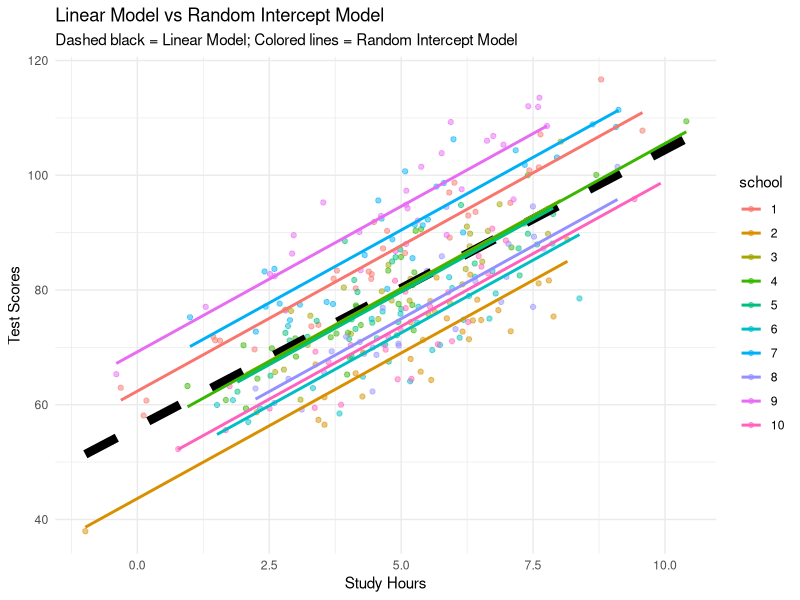

This figure's R source:
library(lme4)
library(afex)
library(tidyverse)
library(ggplot2)

# so far we've been silently assuming that all observations were independent
# but this is not true in many cases: in the data from the experiment, the participant
# answered a couple of times - it can't really be said that the observation of the answer
# is independent. The participant could have responded to the stimulus basing on their prior answer.
# score on a student's test can be a function of how much they studied, 
# but also the teacher could have affected their performance.
# One answer to this problem is averaging: you average each student's scores and so you have one 
# observation per student. But in this sense you are losing some resolution of the data.
# The best solution for that is using RANDOM EFFECTS.
# (now we need to distinguish between fixed effects - the ones that we
# are interested in investigating, e.g. response times, and random effects -
# ones that can potentially affect the model but are not part of our design)

set.seed(42)
n_schools <- 10
students_per_school <- 30
school_ids <- factor(rep(1:n_schools, each = students_per_school))

# Random intercepts for schools
school_effects <- rnorm(n_schools, mean = 0, sd = 10)
intercepts <- school_effects[as.numeric(school_ids)]

# Predictor: study hours
study_hours <- rnorm(n_schools * students_per_school, mean = 5, sd = 2)

# Outcome: test scores
test_scores <- 50 + 5 * study_hours + intercepts + rnorm(n_schools * students_per_school, sd = 5)

# Create data frame
data <- data.frame(school = school_ids, study_hours = study_hours, test_scores = test_scores)
data
# Fit regular linear model (ignores school clustering)
lm_model <- lm(test_scores ~ study_hours, data = data)

# Fit random intercept model
lmer_model <- lmer(test_scores ~ study_hours + (1 | school), data = data)

# Predict values for plotting
data$lm_pred <- predict(lm_model)
data$lmer_pred <- predict(lmer_model)

# Plotting
ggplot(data, aes(x = study_hours, y = test_scores, color = school)) +
  geom_point(alpha = 0.5) +
  geom_line(aes(y = lm_pred), color = "black", size = 3, linetype = "dashed") +
  geom_line(aes(y = lmer_pred), size = 1) +
  labs(title = "Linear Model vs Random Intercept Model",
       subtitle = "Dashed black = Linear Model; Colored lines = Random Intercept Model",
       x = "Study Hours", y = "Test Scores") +
  theme_minimal()


" This is the average effect of study hours across all schools — it’s the slope you’d get in a standard linear regression:

    “On average, each additional hour of study increases test scores by 5 points.”

This is a single, global estimate — it's the population-level effect.
2. Random Slopes:

Random slopes allow the effect of study hours (i.e., the slope) to vary across groups (in this case, schools). So, each school gets its own slope:

    “In School A, one hour of study increases scores by 6 points; in School B, it only increases by 3.”

These slopes are drawn from a distribution centered around the fixed effect slope."


# now we can try working with a real-life example



# do model comparisons
# maximal model
# rule of parsimony
